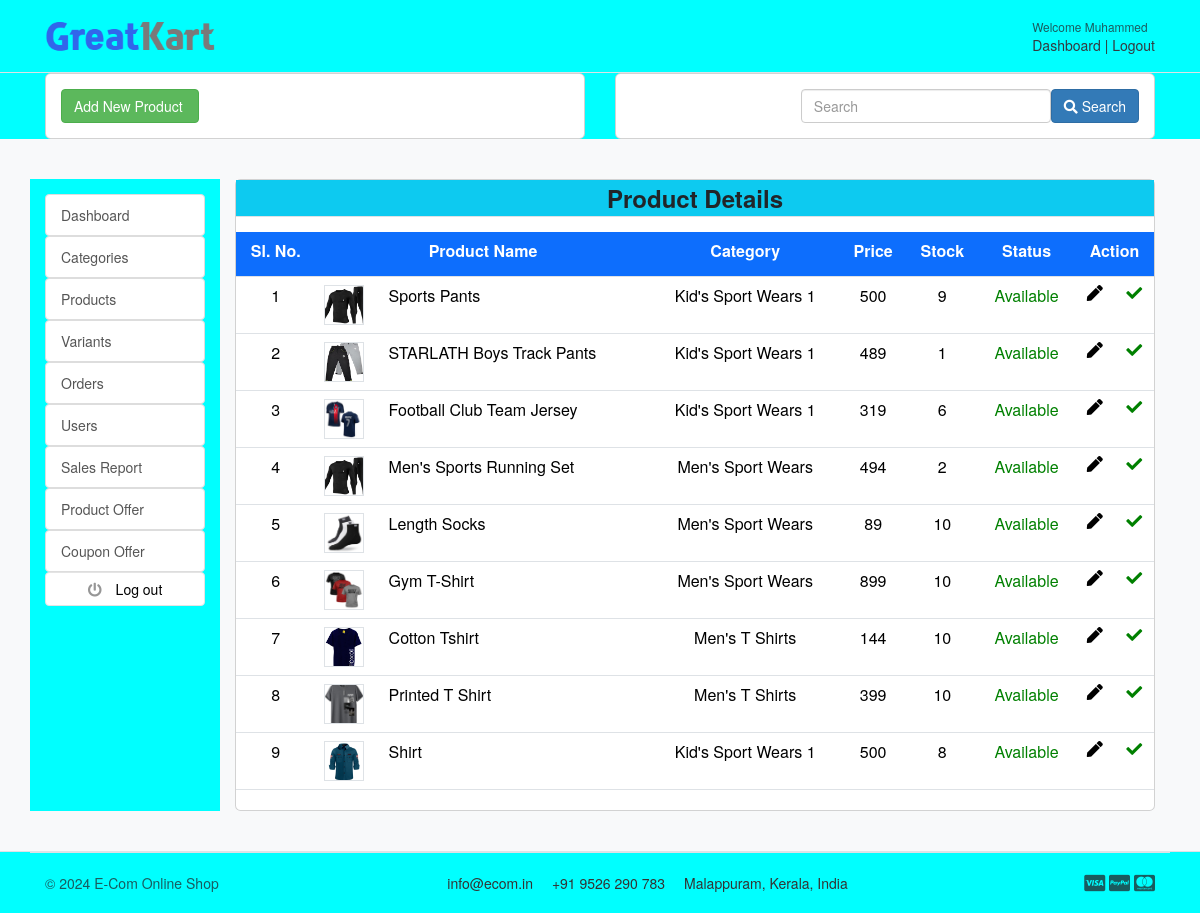
/accounts/product_list (signed in), run on an earlier commit of the app's database.
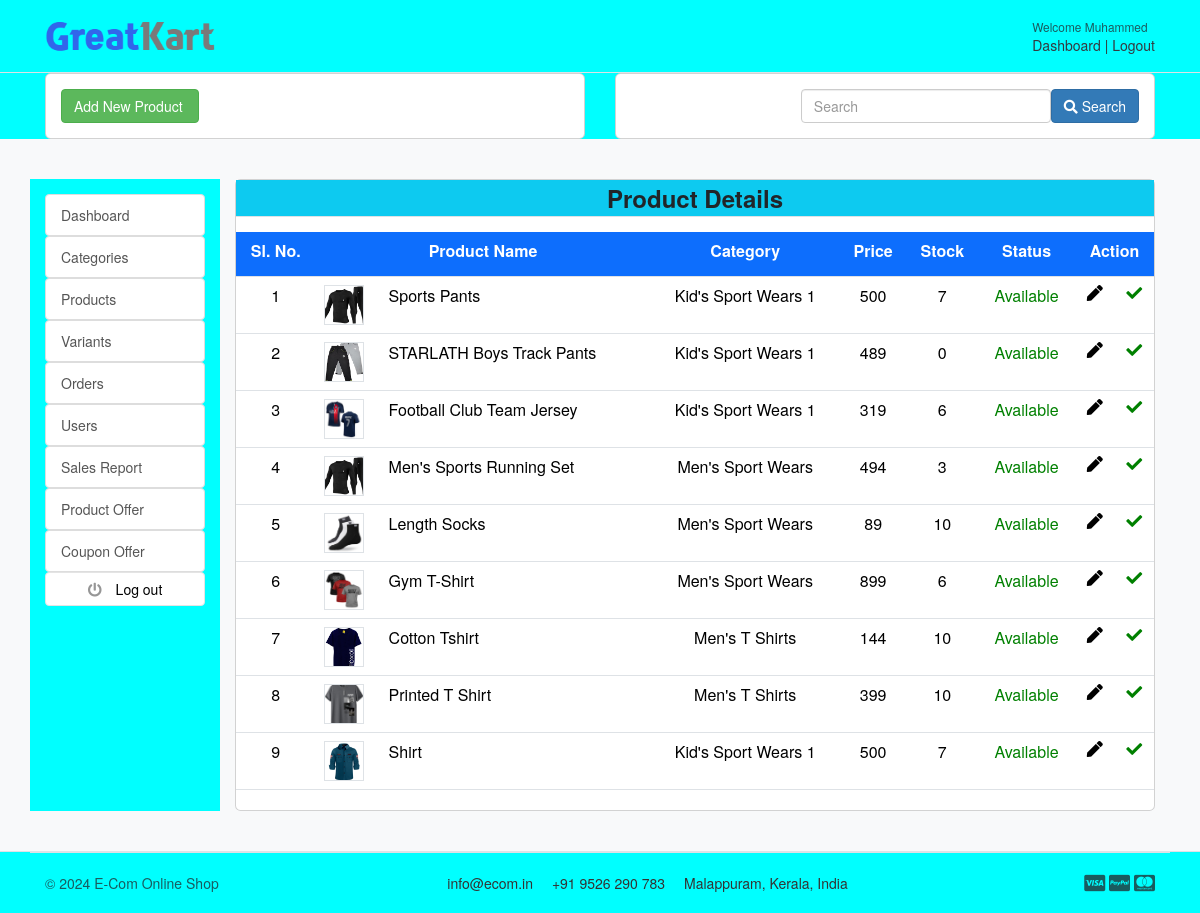
And on a later commit of the database.
### store/models.py (models this page shows, shortened)
class Product(models.Model):
    product_name = models.CharField(max_length=200, unique=True)
    slug = models.SlugField(max_length=200, unique=True)
    description = models.TextField(max_length=500, blank=True)
    price = models.PositiveIntegerField(
        validators=[MinValueValidator(1)],
        help_text="Enter a number greater than zero")
    product_image = models.ImageField(upload_to='photos/products')
    stock = models.PositiveIntegerField(
        validators=[MinValueValidator(1)],
        help_text="Enter a number greater than zero")
    is_available = models.BooleanField(default=True)
    category = models.ForeignKey(Category, on_delete=models.CASCADE)
    created_date = models.DateTimeField(auto_now_add=True)
    modified_date = models.DateTimeField(auto_now=True)
    offer_percentage = models.PositiveIntegerField(default=0, blank=True, null=True)
    offer_price = models.PositiveIntegerField(default=0, blank=True, null=True)
    is_listed_offer = models.BooleanField(default=True)

### category/models.py (models this page shows, shortened)
class Category(models.Model):
    category_name = models.CharField(max_length=50, unique=True)
    slug = models.SlugField(max_length=100, unique=True)
    description = models.TextField(max_length=255, blank=True)
    category_image = models.ImageField(upload_to='photos/categories', blank=False)
    is_listed = models.BooleanField(default=True)
    class Meta:
        verbose_name = 'category'
        verbose_name_plural = 'categories'
    def __str__(self):
        return self.category_name

### accounts/views.py (the view)
# urls.py: path('product_list', views.product_list, name="product_list"),
@cache_control(no_cache=True, must_revalidate=True, no_store=True)
@login_required(login_url="login_admin")
@user_passes_test(is_admin, login_url="login_admin")
def product_list(request):
    product_list = Product.objects.all()
    return render(request, "admin/product_list.html", {"product_list": product_list})

### accounts/views.py (called while the page is built)
def is_admin(user):
    return user.is_authenticated and user.is_staff

### carts/context_processors.py (called while the page is built)
def counter(request):
    cart_count = 0
    if 'admin' in request.path:
        return {}
    else:
        try:
            cart = Cart.objects.filter(cart_id = _cart_id(request))
            if request.user.is_authenticated:
                cart_items = CartItem.objects.all().filter(user=request.user)
            else:
                cart_items = CartItem.objects.all().filter(cart=cart[:1])
            for cart_item in cart_items:
                cart_count += cart_item.quantity
        except Cart.DoesNotExist:
            cart_count = 0
    return dict(cart_count=cart_count)

### carts/views.py (called while the page is built)
def _cart_id(request):
    cart = request.session.session_key
    if not cart:
        cart = request.session.create()
    return cart

### category/context_processors.py (called while the page is built)
def menu_links(request):
    links = Category.objects.all()
    return dict(links=links)

### templates/admin/product_list.html (shortened to what the changed rows need)
{% extends 'admin/base_admin.html' %}
{% block content %}
<section class="section-conten padding-y bg">
    <div class="container">
        <div class="row">
            <main class="col-md-10">
                <article class="card">
                    <div class="table-responsive">
                        <table class="table table-hover">
                            <thead>
                            <tr>
                                <td class="table-heading text-center font-weight-bold bg-primary text-white border-bottom mb-3">
                                    <label>Sl. No.</label>
                                </td>
                                <td colspan="2" class="table-heading text-center font-weight-bold bg-primary text-white border-bottom mb-3">
                                    <label>Product Name</label>
                                </td>
                                <td class="table-heading text-center font-weight-bold bg-primary text-white border-bottom mb-3">
                                    <label>Category</label>
                                </td>
                                <td class="table-heading text-center font-weight-bold bg-primary text-white border-bottom mb-3">
                                    <label>Price</label>
                                </td>
                                <td class="table-heading text-center font-weight-bold bg-primary text-white border-bottom mb-3">
                                    <label>Stock</label>
                                </td>
                                <td class="table-heading text-center font-weight-bold bg-primary text-white border-bottom mb-3">
                                    <label>Status</label>
                                </td>
                                <td colspan="2" class="table-heading text-center font-weight-bold bg-primary text-white border-bottom mb-3">
                                    <label>Action</label>
                                </td>
                            </tr>
                            </thead>
                            {% for product in product_list %}
                                {% if product.category.is_listed %}
                                    <tr>
                                        <td class="text-center">
                                            <p class="title mb-0"> {{ forloop.counter }} </p>
                                        </td>
                                        <td width="65">
                                            <img src="{{ product.product_image.url }}" class="img-xs border">
                                        </td>
                                        <td>
                                            <p class="title mb-0"> {{ product.product_name }} </p>
                                        </td>
                                        <td class="text-center">
                                            <p class="title mb-0"> {{ product.category }} </p>
                                        </td>
                                        <td class="text-center">
                                            <p class="title mb-0"> {{ product.price }} </p>
                                        </td>
                                        <td class="text-center">
                                            <p class="title mb-0"> {{ product.stock }} </p>
                                        </td>
                                        <td class="text-center">
                                            {% if product.is_available %}
                                                <p class="title mb-0" style="color: green;"> Available </p>
                                            {% else %}
                                                <p class="title mb-0" style="color: red;"> Not Available </p>
                                            {% endif %}
                                        </td>
                                        <td class="text-center">
                                            <a href="{% url 'product_update' product.id %}"><i class="fas fa-pen" style="color: black;"></i></a>
                                        </td>
                                        <td class="text-center">
                                            <a href="{% url 'product_toggle_status' product.id %}">
                                                {% if product.is_available %}
                                                    <i class="fas fa-check" style="color: green;"
                                                    onclick="return confirm('Are you sure you want to un list this Product?')"></i>
                                                {% else %}
                                                    <i class="fas fa-times" style="color: red;"
                                                    onclick="return confirm('Are you sure you want to list this Product?')"></i>
                                                {% endif %}
                                            </a>
                                        </td>
                                    </tr>
                                {% endif %}
                            {% endfor %}
                        </table>
                    </div>
                </article>
            </main>
        </div>
    </div>
</section>
{% endblock%}

What changed in the data, as far as the page shows it:
changed Product "Sports Pants": stock "9" → "7"
changed Product "STARLATH Boys Track Pants": stock "1" → "0"
changed Product "Men's Sports Running Set": stock "2" → "3"
changed Product "Gym T-Shirt": stock "10" → "6"
changed Product "Shirt": stock "8" → "7"
